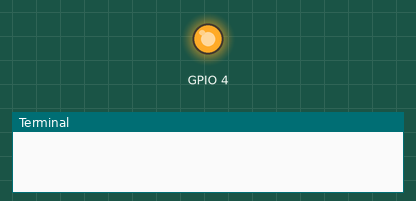
Recording of a program running on a simulated Raspberry Pi (BCM pin numbers). On the bench: output pins drawn as LEDs (lit = HIGH), the last lines printed to the terminal. The clock reads 2024-03-15 10:24:30 at power-on unless the program sets it; no MQTT or app messages arrive unless stated; system figures (address, load, memory, disk, uptime) are fixed made-up values.

Above: at 0.5 s.
At 7.5 s:
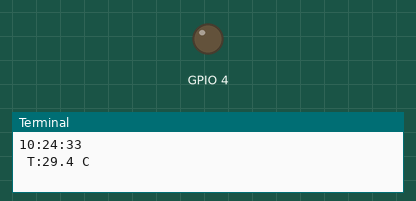
Timing chart, 0 to 18.4 s (numbered marks = the images above):
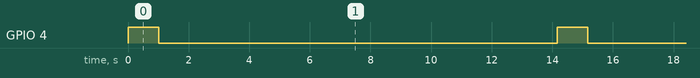

The program:

RPi_MQTT_connect.py
```python
import RPi.GPIO as GPIO    # Import Raspberry Pi GPIO library
from time import sleep     # Import the sleep function from the time module
import os
import time
import sys
import datetime
import subprocess
import paho.mqtt.client as mqtt
import json


GPIO.setwarnings(False)    # Ignore warning for now
GPIO.setmode(GPIO.BCM)    # Use physical pin numbering
GPIO.setup(4, GPIO.OUT, initial=GPIO.LOW)   # Set pin 8 to be an output pin and set initial value to low (off)

MQTT_HOST_NAME = "194.31.59.188"
Token_sensor   = "SENSOR_DATA"
########################################################
# Main
########################################################
get_ip_add = subprocess.Popen(
    "hostname -I", shell=True, stdout=subprocess.PIPE).stdout
ip_add = get_ip_add.read()

date_ = datetime.datetime.now().strftime("%Y-%m-%d %H:%M:%S")
timer_post_start = time.time()


sensor_data = {'temperature': 0, 'humidity': 0}

client = mqtt.Client()
client.loop_start()

# -----------------------------------------------------
# Fonskiyonlar
# -----------------------------------------------------
def sensor_den_veri_oku():
  try:
      #temp = SHT21.read_temperature()
      temp = 29.4  #ornek
      time.sleep(1)
      #hum = SHT21.read_humidity()
      sensor_data = {'temperature': 0, 'humdity': 0, 'dtime': 0}
      try:
          client = mqtt.Client()
          client.username_pw_set(Token_sensor)
          client.connect(MQTT_HOST_NAME, 1883, 60)
          client.loop_start()
          sensor_data['temperature'] = temp  #ornek
          sensor_data['humdity'] = 65        #ornek
          sensor_data['dtime'] = datetime.datetime.now().strftime('%Y-%m-%d %H:%M:%S')
          client.publish('v1/devices/me/telemetry', json.dumps(sensor_data), 1)
          print('\n%.9s' % datetime.datetime.now().strftime("%H:%M:%S"))
          time.sleep(3)
          print(' T:%.1f C \n' % temp)
          time.sleep(3)
          print(Token_sensor)
          time.sleep(3)
          client.loop_stop()
          client.disconnect()
      except:
        print("MQTT Hata")
  except:
    print("SHT Disable")
    pass


while True: # Run forever

  GPIO.output(4, GPIO.HIGH) # Turn on
  sleep(1)                  # Sleep for 1 second
  GPIO.output(4, GPIO.LOW)  # Turn off
  sleep(1)                  # Sleep for 1 second
  sensor_den_veri_oku()

  sleep(2)  # Sleep for 1 second
```

Measured:
- by itself, GPIO 4: alternates HIGH for 1.0 s and LOW for 13.2 s
